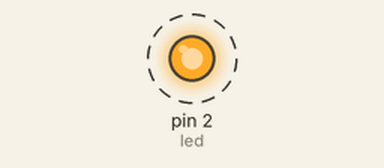
Recording of a program running on a simulated MicroPython board. Parts: output pins drawn as LEDs (lit = HIGH). Dashed ring = blinking.

Above: at 0.2 s.
Timing chart, 0 to 3.0 s (numbered marks = the images above):
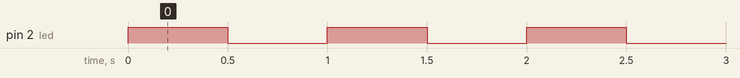

The program:

practice02-01.py
```python
import time
from machine import Pin

PIN_NO_LED = 2  # オンボードLEDのGPIO


def blink_led(sleep_time_ms):
    """
    指定されたスリープ間隔でオンボードLEDを明滅させ、
    中断されるまで繰り返す。

    Parameters
    ----------
    sleep_time_ms : int
        明滅間隔（ミリ秒）
    """
    led = Pin(PIN_NO_LED, Pin.OUT)

    try:
        while True:
            led.on()  # LEDを点灯する
            time.sleep_ms(sleep_time_ms)  # 指定ミリ時間、一時停止する
            led.off()  # LEDを消灯する
            time.sleep_ms(sleep_time_ms)

    except KeyboardInterrupt:  # Ctl-Cによる中断を検出
        print("例外'KeyboardInterrupt'を捕捉")
        led.off()

    return


if __name__ == "__main__":
    SLEEP_TIME_MS = 500
    blink_led(
        sleep_time_ms=SLEEP_TIME_MS,
    )
```

Measured:
- by itself, pin 2 (led): alternates HIGH for 0.50 s and LOW for 0.50 s
